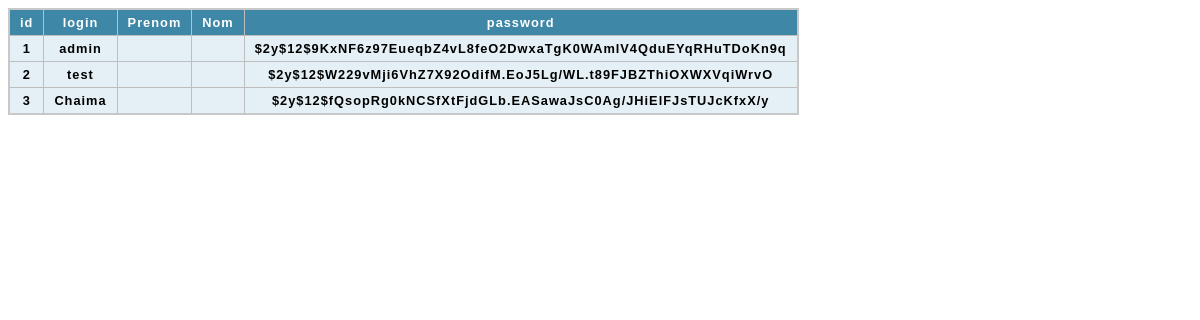
Screenshot of /php/admin.php with the database file from the repository.
### tables this page shows
CREATE TABLE `utilisateurs` (
  `id` int(11) NOT NULL,
  `login` varchar(255) NOT NULL,
  `password` varchar(255) NOT NULL
);

### php/admin.php (the view, shortened to what this page needs)
<head>
    <link rel="stylesheet" href="../css/admin.css">
</head>
<body>
    <?php
        require_once 'config.php';
        $req = $bdd->query('SELECT * FROM utilisateurs ');
    ?>
        <table>
    <thead>
    <tr>
        <th scope="col">id</th>
        <th scope="col">login</th>
        <th scope="col">Prenom</th>
        <th scope="col">Nom</th>
        <th scope="col">password</th>
    </tr>
    </thead>
    <tbody>
        <?php
            while ($donnees = $req->fetch())
            {
                echo "<TH> $donnees[id] </TH>";
                echo "<TH> $donnees[login] </TH>";
                echo "<TH> $donnees[prenom] </TH>";
                echo "<TH> $donnees[nom] </TH>";
                echo "<TH> $donnees[password] </TH>";
            }
        ?>
    </tbody>
    </table>
    </body>

### css/admin.css (style rules this page uses)
thead, tfoot { background-color: #3f87a6; color: #fff; }
tbody { background-color: #e4f0f5; }
table { border-collapse: collapse; border: 2px solid rgb(200, 200, 200); letter-spacing: 1px; font-family: sans-serif; font-size: .8rem; }
td, th { border: 1px solid rgb(190, 190, 190); padding: 5px 10px; }

### rows the page displays
utilisateurs: id "1", login "admin", password "$2y$12$9KxNF6z97EueqbZ4vL8feO2DwxaTgK0WAmlV4QduEYqRHuTDoKn9q"
utilisateurs: id "2", login "test", password "$2y$12$W229vMji6VhZ7X92OdifM.EoJ5Lg/WL.t89FJBZThiOXWXVqiWrvO"
utilisateurs: id "3", login "Chaima", password "$2y$12$fQsopRg0kNCSfXtFjdGLb.EASawaJsC0Ag/JHiElFJsTUJcKfxX/y"
